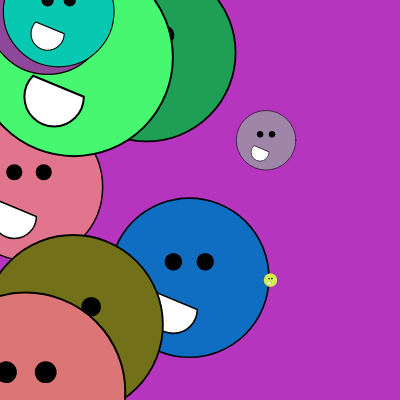
Frame 1 (no input)
Frame 60 (no input): identical to frame 1, image omitted
Frame 120 (the mouse pressed at the canvas centre since frame 60): identical to frame 1, image omitted

The p5.js sketch that drew this single still picture (run headless with seeded random() and noise() and a simulated clock; from frame 60 on, the mouse is pressed at the canvas centre):

// p5.js sketch
// ── sketch.js
var centerX = 0;
var centerY = 0;

function setup() {
  createCanvas(400, 400);
  centerX = width / 2;
  centerY = height / 2;
  
  this.r = random(255);
  this.g = random(255);
  this.b = random(255);
  background(color(this.r, this.g, this.b));
   
   for(var i = 0; i<= 10; i++){
     multiDrawing(random(width), random(height), random(0,2));
     
   }
}

 

function draw() {
  

}

function multiDrawing(posX, posY, scaling){
  
  push();
  translate(posX - (centerX * scaling), posY - (centerY * scaling));
  scale(scaling);
  fill(255)
  strokeWeight(1);

  this.r = random(255);
  this.g = random(255);
  this.b = random(255);

  
  fill(this.r, this.g, this.b);
  ellipse(centerX, centerY, 100, 100);
  
  fill('black');
  ellipse(centerX - 10, centerY - 10, 10, 10);
  ellipse(centerX + 10, centerY - 10, 10, 10);
  rectMode(CENTER);
  
  fill(255);
  arc(centerX - 10, centerY + 20, 30, 30, 0, PI+QUARTER_PI, CHORD);
  
 
  
  pop();
  
  
}
